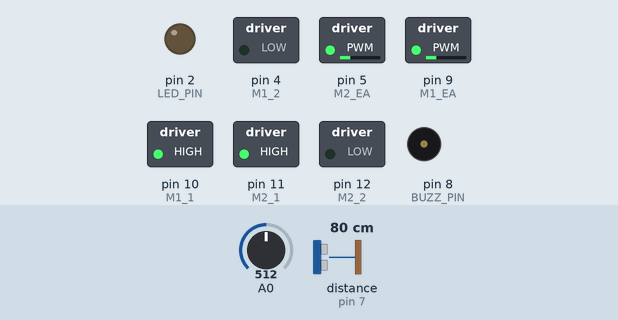
A sketch run on a simulated Arduino Uno, built with avr-gcc and run on an emulated ATmega328P. Parts: switched loads named in the sketch (green lamp = pin HIGH), output pins drawn as LEDs (lit = HIGH), buzzer (waves = sounding). Wiring (inferred from the names in the program): ultrasonic range finder: trigger pin 6; echo pin 7. Dashed ring = blinking. Inputs (shaded band) come from the test bench; at power-on: distance to the obstacle (sensor on pin 7) 80 cm, A0 = 512. The echo pulse lasts 58.3 µs per cm; pins used as bus, display or sensor lines are not drawn; what the sketch prints to the serial monitor is not drawn.

Above: at 1.2 s.
1.3 s: distance to the obstacle (sensor on pin 7) set to 97 cm
5.0 s: distance to the obstacle (sensor on pin 7) set to 104 cm
At 5.9 s:
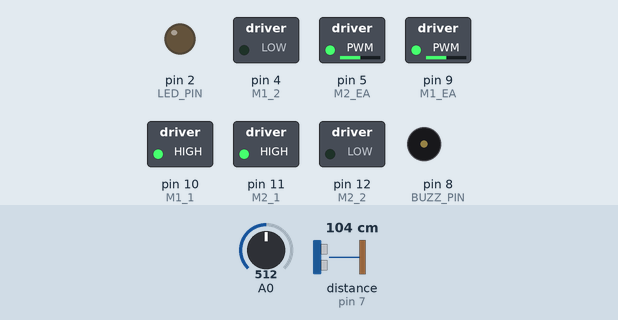
6.9 s: A0 set to 716
At 7.9 s:
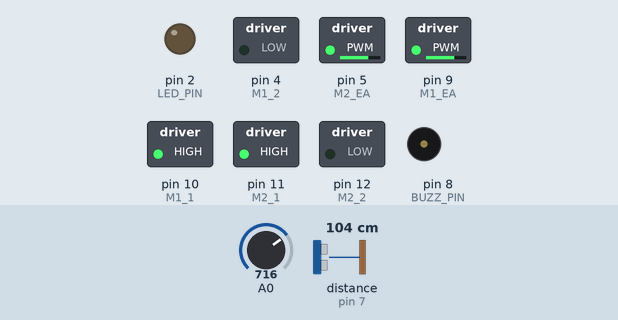
8.4 s: distance to the obstacle (sensor on pin 7) set to 2 cm
At 9.1 s:
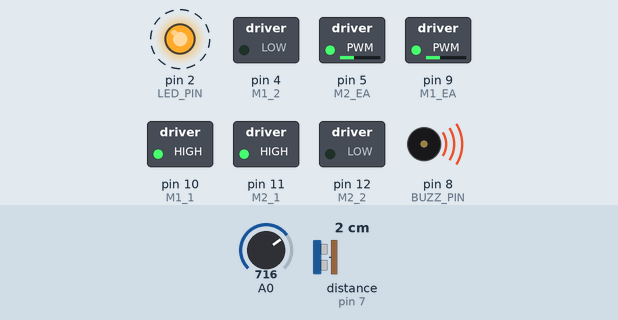
13.6 s: A0 set to 104
At 14.2 s:
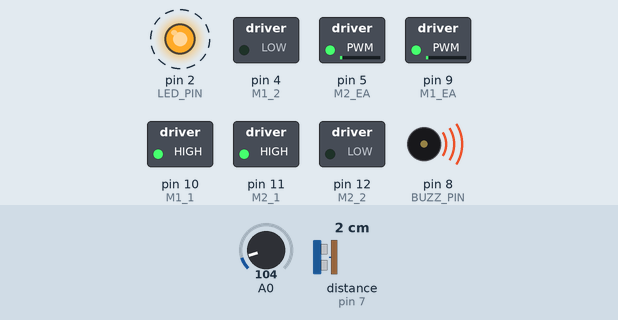
18.8 s: A0 set to 88
At 19.5 s:
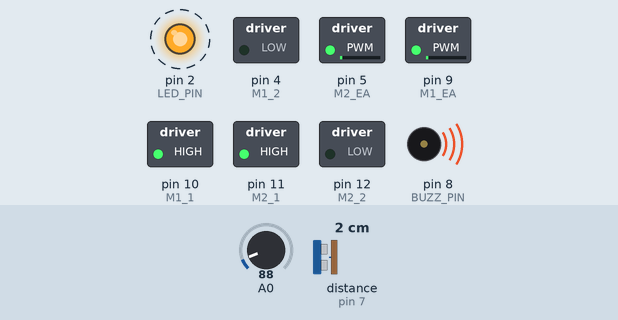
Timing chart, 0 to 71.5 s (numbered marks = the images above; inputs shaded):
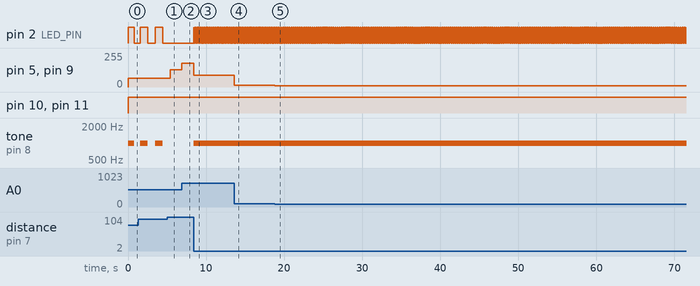

The sketch:

Accident_Prevention_System_Final_v1.0.ino
```cpp
/**
 * ACCIDENT AVOIDING SYSTEM PROECT
 * Designed, constructed and implemented by: Vaishnavi Ankar
 * Start date: 02/03/2022
 * This project is designed to make a system which can avoid accidents by detecting the obstacle and controlling the speed of the car.
 */


//Pin number for ultrasonic sensors
#define TRIG_PIN 6
#define ECHO_PIN 7
//Pin number for LED
#define LED_PIN 2
#define DISTANCE_THRESHOLD 100
//Pin number for buzzer
#define BUZZ_PIN 8
//Pin number for motor driver and motor
#define M1_EA 9
#define M2_EA 5
#define M1_1 10
#define M1_2 4
#define M2_1 11
#define M2_2 12

//Variable for motor speed
int motor_speed;

//Variable for ultrasonic sensor
float duration_us, distance_cm;

//Start main function
void setup() {
  Serial.begin (9600);  //Establishing serial connection
  pinMode(TRIG_PIN, OUTPUT); //Set TRIG_PIN as output
  pinMode(ECHO_PIN, INPUT); //Set ECHO_PIN as input
  pinMode(LED_PIN, OUTPUT); //Set LED_PIN as output
  pinMode(M1_1,   OUTPUT); //Set M1_1 pin as output
  pinMode(M1_2,   OUTPUT); //Set M1_2 pin as output
  pinMode(M2_1,   OUTPUT); //Set M2_1 pin as output
  pinMode(M2_2,   OUTPUT); //Set M2_2 pin as output
}

//Start loop function
void loop() {
  digitalWrite(TRIG_PIN, HIGH); //Sets TRIG_PIN on HIGH state for 10 micro seconds
  delayMicroseconds(10);
  digitalWrite(TRIG_PIN, LOW);
  duration_us = pulseIn(ECHO_PIN, HIGH); //Reads the ECHO_PIN, returns the wave travel time in microseconds

  //Calculating distance in cm
  distance_cm = 0.017 * duration_us;
  int a_delay = distance_cm * 10;

  //Checking if the obstacle is within the range
  if(distance_cm < DISTANCE_THRESHOLD) {
  LS();
  digitalWrite(LED_PIN, HIGH);
  tone(BUZZ_PIN, 1000);
  delay(a_delay);
  digitalWrite(LED_PIN, LOW);
  noTone(BUZZ_PIN);
  delay(a_delay);
    }
else{
    digitalWrite(LED_PIN, LOW);
    NS();
  }
  Serial.print("distance: "); //Prints the distance on the serial monitor
  Serial.print(distance_cm);
  Serial.println(" cm");
}
//End of loop function

//This function is called when the obstacle is within the range
void LS(){

  int low_speed = analogRead(A0)/8;
  analogWrite(M1_EA,low_speed);
  analogWrite(M2_EA,low_speed);
  digitalWrite(M1_1, HIGH);
  digitalWrite(M1_2, LOW);
  digitalWrite(M2_1, HIGH);
  digitalWrite(M2_2, LOW);
  Serial.println(analogRead(A0));
  Serial.println(low_speed);
}

//This function is called when the obstacle is out of the range
void NS(){
  motor_speed = analogRead(A0)/4;
  analogWrite(M1_EA,motor_speed);
  analogWrite(M2_EA,motor_speed);
  digitalWrite(M1_1, HIGH);
  digitalWrite(M1_2, LOW);
  digitalWrite(M2_1, HIGH);
  digitalWrite(M2_2, LOW);
  Serial.println(analogRead(A0));
  Serial.println(motor_speed);
}
```

Measured:
- the behaviour switches between 101 and 102 cm on distance to the obstacle (sensor on pin 7) (found by bisection; images 0 and 1)
- after the input at 5.0 s, pin 2 (LED_PIN): stays LOW (without the input it goes to HIGH after 0.44 s); pin 5 (M2_EA), pin 9 (M1_EA): 64/255 → 128/255 after 0.44 s; tone on pin 8 (BUZZ_PIN): stays silent (without the input it goes to 1000 Hz after 0.44 s)
- after the input at 6.9 s, pin 5 (M2_EA), pin 9 (M1_EA): 128/255 → 179/255 at once
- after the input at 8.4 s, pin 2 (LED_PIN): alternates HIGH for 0.02 s and LOW for 0.02 s, starting at once; pin 5 (M2_EA), pin 9 (M1_EA): 179/255 → 89/255 at once; tone on pin 8 (BUZZ_PIN): alternates 1000 Hz for 0.02 s and silent for 0.02 s, starting at once
- after the input at 13.6 s, pin 5 (M2_EA), pin 9 (M1_EA): 89/255 → 13/255 at once
- after the input at 18.8 s, pin 5 (M2_EA), pin 9 (M1_EA): 13/255 → 11/255 at once
- by itself, pin 2 (LED_PIN): alternates HIGH for 0.96 s and LOW for 0.97 s
- by itself, tone on pin 8 (BUZZ_PIN): alternates 1000 Hz for 0.96 s and silent for 0.97 s
